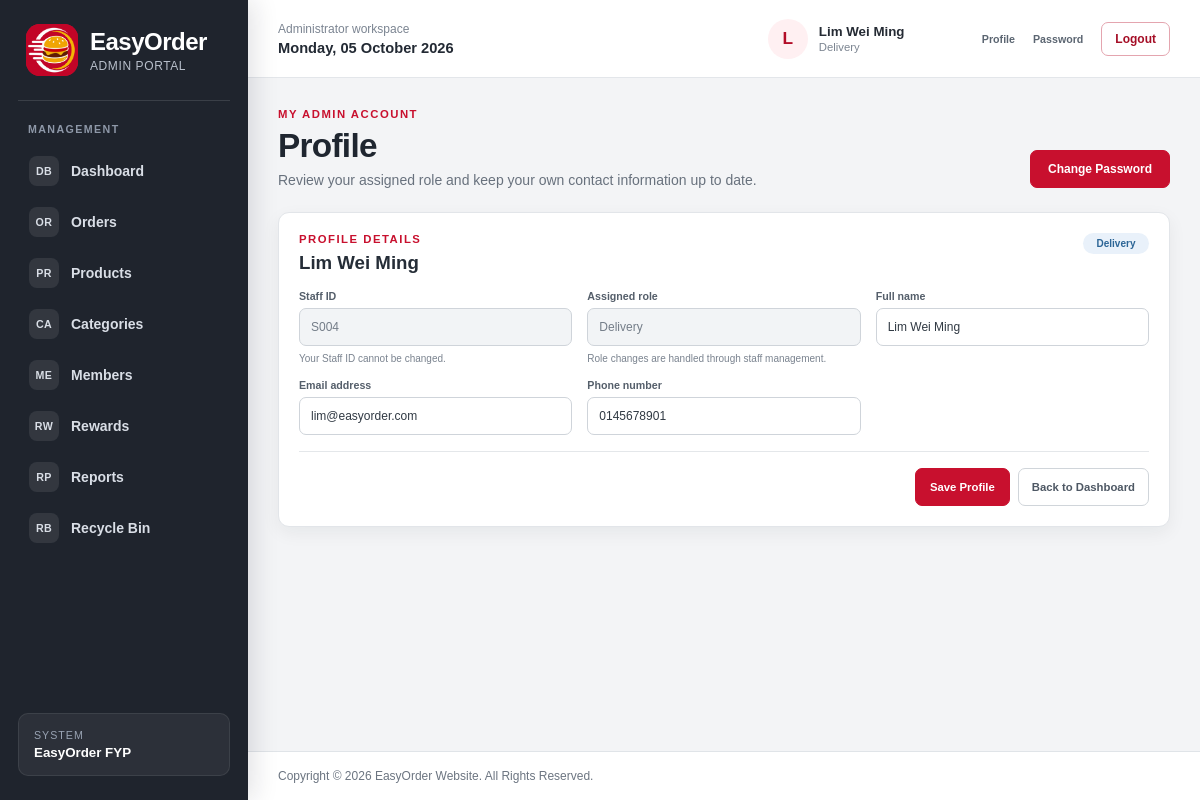
Page /admin_profile.php (signed in) on the earlier database version.
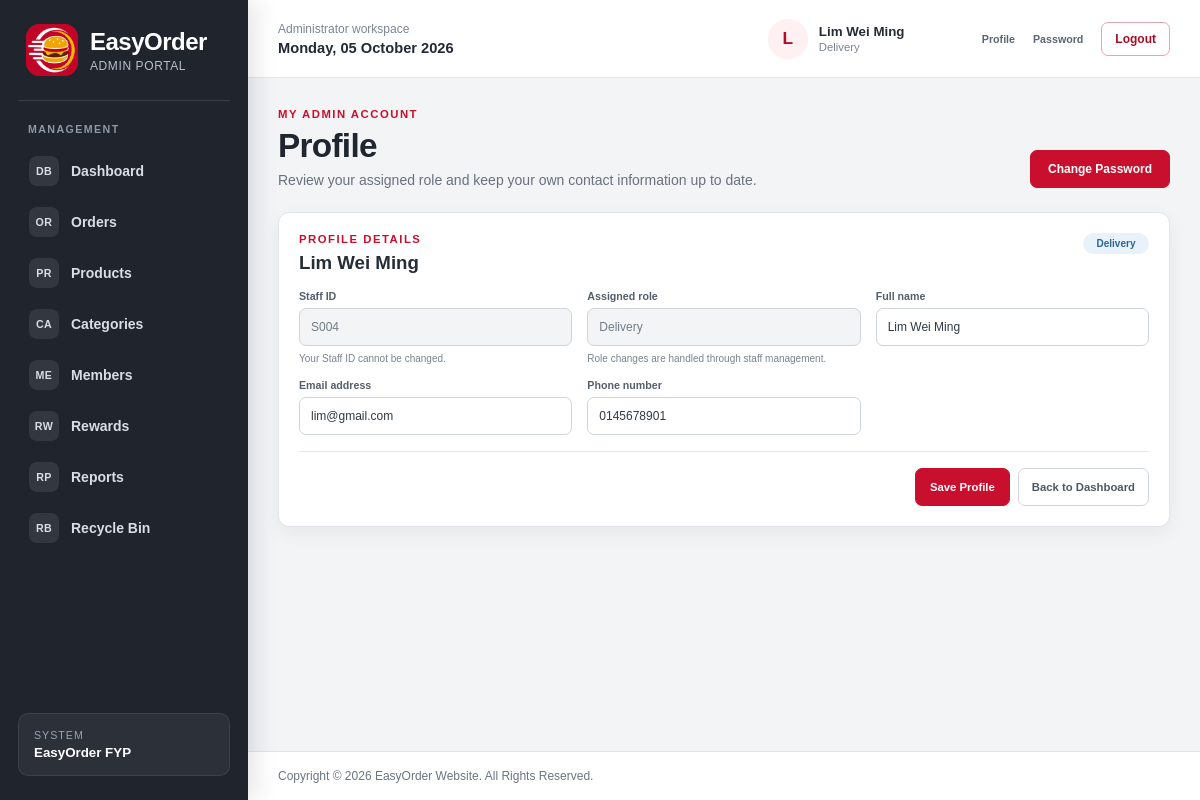
Same page on the later database version.
### tables this page shows
CREATE TABLE `staff` (
  `staff_id` char(5) NOT NULL,
  `staff_name` varchar(100) NOT NULL,
  `staff_role` varchar(20) NOT NULL,
  `staff_email` varchar(100) NOT NULL,
  `staff_phone` varchar(15) NOT NULL,
  `staff_password` varchar(50) NOT NULL,
  `staff_isDelete` int(1) NOT NULL DEFAULT 0
);

### admin_profile.php (the view, shortened to what the changed rows need)
<?php
include("dataconnection.php");
require_once("admin_shell.php");
$current_admin_id = (string)$_SESSION["admin_id"];
function admin_profile_html($value)
{
	return htmlspecialchars((string)$value,ENT_QUOTES,"UTF-8");
}
$profile_stmt = mysqli_prepare($connect,"SELECT staff_id,staff_name,staff_role,staff_email,staff_phone FROM staff WHERE staff_id=? AND staff_isDelete=0 LIMIT 1");
mysqli_stmt_bind_param($profile_stmt,"s",$current_admin_id);
mysqli_stmt_execute($profile_stmt);
$profile_result = mysqli_stmt_get_result($profile_stmt);
$admin_profile = mysqli_fetch_assoc($profile_result) ?: null;
$display_staff_role = $admin_profile["staff_role"]==="Manager" ? "Super Admin" : $admin_profile["staff_role"];
?>
<!DOCTYPE html>
<html lang="en">
<head>
	<link rel="stylesheet" href="style.css">
	<link rel="stylesheet" href="admin_style.css">
</head>
<body class="admin-body">
<?php easyorder_admin_shell_start("admin_profile.php"); ?>
	<section class="admin-page-heading">
		<div>
			<h1>Profile</h1>
		</div>
	</section>
	<section class="admin-account-panel">
		<header class="admin-section-heading">
			<div>
				<p class="admin-eyebrow">PROFILE DETAILS</p>
				<h2><?php echo admin_profile_html($admin_profile["staff_name"]); ?></h2>
			</div>
			<span class="admin-status-badge status-info"><?php echo admin_profile_html($display_staff_role); ?></span>
		</header>
		<form class="admin-account-form" method="post" action="admin_profile.php">
			<div class="admin-account-fields">
				<label class="admin-form-field">
					<span>Staff ID</span>
					<input type="text" name="staff_id" value="<?php echo admin_profile_html($admin_profile["staff_id"]); ?>" readonly>
					<small>Your Staff ID cannot be changed.</small>
				</label>
				<label class="admin-form-field">
					<span>Assigned role</span>
					<input type="text" name="staff_role" value="<?php echo admin_profile_html($display_staff_role); ?>" readonly>
					<small>Role changes are handled through staff management.</small>
				</label>
				<label class="admin-form-field">
					<span>Full name</span>
					<input type="text" name="staff_name" minlength="2" maxlength="100" value="<?php echo admin_profile_html($admin_profile["staff_name"]); ?>" required>
				</label>
				<label class="admin-form-field">
					<span>Email address</span>
					<input type="email" name="staff_email" maxlength="100" value="<?php echo admin_profile_html($admin_profile["staff_email"]); ?>" required>
				</label>
				<label class="admin-form-field">
					<span>Phone number</span>
					<input type="text" name="staff_phone" inputmode="numeric" pattern="[0-9]{9,15}" minlength="9" maxlength="15" value="<?php echo admin_profile_html($admin_profile["staff_phone"]); ?>" required>
				</label>
			</div>
		</form>
	</section>
<?php easyorder_admin_shell_end(); ?>
</body>
</html>

### admin_shell.php (shortened to what the changed rows need)
<?php
if(!function_exists("easyorder_admin_shell_start"))
{
	function easyorder_admin_shell_start($active_page="")
	{
		global $connect;
		$admin_name = $_SESSION["admin_name"] ?? "Administrator";
		$admin_role = $_SESSION["admin_role"] ?? "Staff";
		if($connect && isset($_SESSION["admin_id"]))
		{
			$identity_stmt = mysqli_prepare($connect,"SELECT staff_name,staff_role FROM staff WHERE staff_id=? AND staff_isDelete=0 LIMIT 1");
			if($identity_stmt)
			{
				mysqli_stmt_bind_param($identity_stmt,"s",$_SESSION["admin_id"]);
				if(mysqli_stmt_execute($identity_stmt))
				{
					$identity_result = mysqli_stmt_get_result($identity_stmt);
					if($identity_row = mysqli_fetch_assoc($identity_result))
					{
						$admin_name = $identity_row["staff_name"];
						$admin_role = $identity_row["staff_role"];
					}
				}
			}
		}
		$display_admin_role = $admin_role==="Manager" ? "Super Admin" : $admin_role;
		?>
		<div class="admin-app-shell">
			<div class="admin-workspace">
				<header class="admin-topbar">
					<div class="admin-account-summary">
						<span class="admin-avatar" aria-hidden="true"><?php echo htmlspecialchars(strtoupper(substr($admin_name,0,1)),ENT_QUOTES,"UTF-8"); ?></span>
						<a class="admin-account-copy" href="admin_profile.php" aria-label="Open administrator profile">
							<strong><?php echo htmlspecialchars($admin_name,ENT_QUOTES,"UTF-8"); ?></strong>
							<small><?php echo htmlspecialchars($display_admin_role,ENT_QUOTES,"UTF-8"); ?></small>
						</a>
						<div class="admin-account-actions">
							<a href="admin_profile.php">Profile</a>
							<a href="admin_change_password.php">Password</a>
						</div>
						<a class="admin-logout-link" href="logout.php" onclick="return confirm('Are you sure you want to logout?')">Logout</a>
					</div>
				</header>
				<main id="main" class="admin-main">
		<?php
	}
}
if(!function_exists("easyorder_admin_shell_end"))
{
	function easyorder_admin_shell_end()
	{
		?>
				</main>
			</div>
		</div>
		<?php
	}
}

Differences in the rows shown:
changed staff "Lim Wei Ming": staff_email "lim@easyorder.com" → "lim@gmail.com"
